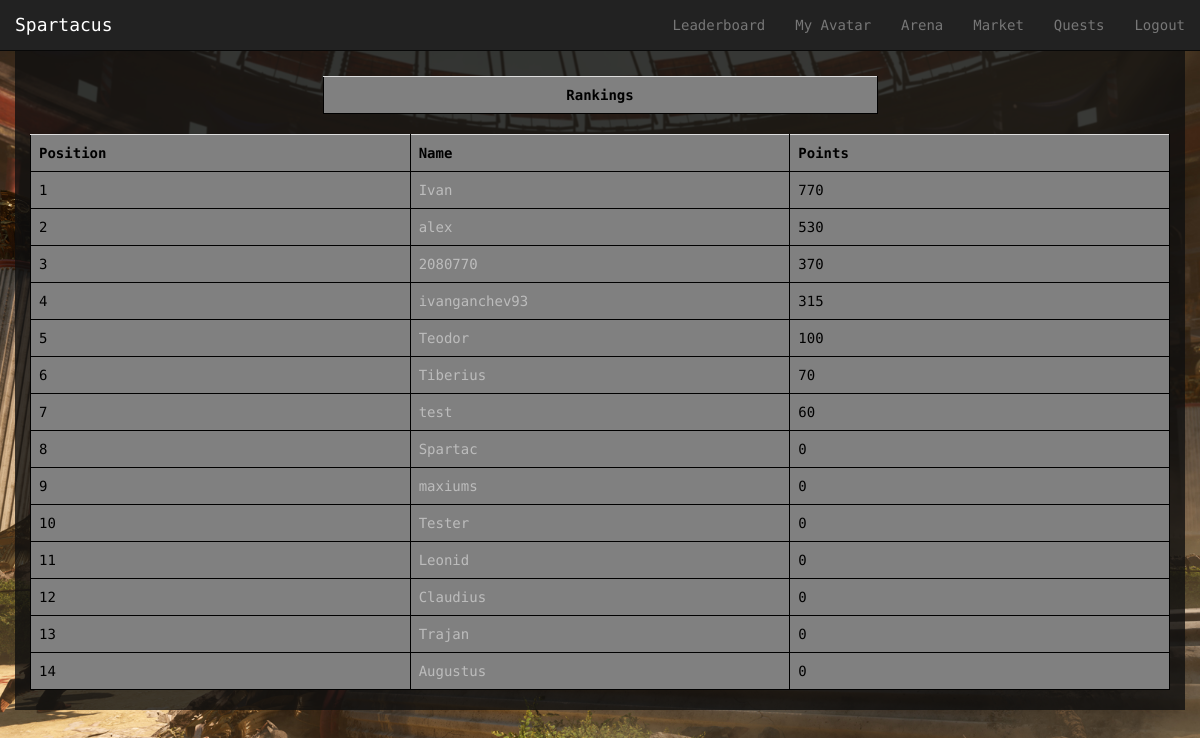
Page /Spartacus/leaderboard/ (signed in) on the committed database.
### Spartacus/models.py (models this page shows, shortened)
class Avatar(models.Model):
    user = models.OneToOneField(User)
    picture = models.ImageField(upload_to='profile_images', blank=True)
    cash = models.IntegerField(default = 1000)
    attack = models.IntegerField(default= 10)
    deffence = models.IntegerField(default= 10)
    strength = models.IntegerField(default= 10)
    agility = models.IntegerField(default= 10)
    intelligence = models.IntegerField(default = 10)
    victories = models.IntegerField(default = 0)
    points = models.IntegerField(default = 0) # for ranking...every time a gladiator fights get some amount of points

### Spartacus/views.py (the view)
def leaderboard(request):
    context_dict = {}
    try:
        avatars = Avatar.objects.order_by('-points')[:20]
        context_dict['avatars'] = avatars
    except:
        print "Query fail leaderboard"
    return render(request, 'Spartacus/leaderboard.html', context_dict)

### templates/Spartacus/leaderboard.html (shortened to what this page needs)
{% extends 'Spartacus/base.html' %}
{% load staticfiles %}
{% block body_block %}
<div class="container">
	<div class="row" id="split">
	</div>
	<div class="row">
		<div class="col-xs-12">
			<div class="row">
				<div class="col-xs-6 col-xs-offset-3">
					<table class="table">
						<th style="text-align: center">Rankings</th>
					</table>
				</div>
			</div>
			<table class="table">
				<th>Position</th>
				<th>Name</th>
				<th>Points</th>
				{% for avatar in avatars %}
					<tr id="rank">
					<td></td>
					<td><a href="{% url 'avatar_view' avatar.user.username %}">{{ avatar.user.username}} </a></td>
					<td>{{avatar.points}}</td>
					</tr>
				{% endfor %}
			</table>
		</div>
	</div>
</div>
{% endblock %}

### static/css/styles.css (style rules this page uses)
html,body { height: 100%; font-family: 'Droid Sans Mono', sans-serif; }
body { padding-top: 51px; background: #1E1E1E; color: #f9f9f9; }
a { color:#bcbcbc; }

### static/css/mystyles.css (style rules this page uses)
table { table-layout: fixed; }
table,th, td, tr { background-color: grey; color: black; border: 1px solid black; white-space: nowrap; overflow: hidden; text-overflow: ellipsis; }
div#split { height: 25px; }
div.container { background: rgba(15,15,15, 0.8)!important; }

### templates/Spartacus/leaderboard.html (style rules this page uses)
table { counter-reset: rowNumber; }
#rank { counter-increment: rowNumber; }
table tr td:first-child::before { content: counter(rowNumber); min-width: 1em; margin-right: 0.5em; }

### rows in the picture
Avatar: user.username "Ivan", points "770"
Avatar: user.username "alex", points "530"
Avatar: user.username "2080770", points "370"
Avatar: user.username "ivanganchev93", points "315"
Avatar: user.username "Teodor", points "100"
Avatar: user.username "Tiberius", points "70"
Avatar: user.username "test", points "60"
Avatar: user.username "Spartac", points "0"
Avatar: user.username "maxiums", points "0"
Avatar: user.username "Tester", points "0"
Avatar: user.username "Leonid", points "0"
Avatar: user.username "Claudius", points "0"
Avatar: user.username "Trajan", points "0"
Avatar: user.username "Augustus", points "0"
